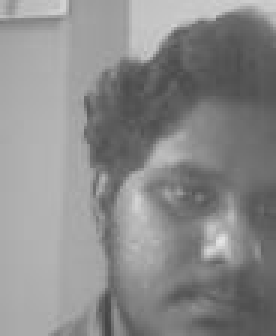
%> input picture FaceReg/Capture/1.jpg, 92 x 112 px (shown 3 times larger)
$ octave usermenu.m   (GNU Octave 9; MATLAB toolbox functions it lacks are replaced by stand-ins)
%> lines starting %> are read from the running program, lines starting %| are printed output that depends on the picture
### FaceReg/facerec.m
%function for face recognition

function [person_index,maxlogpseq] = facerec(filename,myDatabase,minmax)

%read the selected image
I = imread(filename);
try

%Converted into grey
    I = rgb2gray(I);
end
%Resize due to memory process
I = imresize(I,[56 46]);

    imshow(I)
%blured the image due to light effects
I = ordfilt2(I,1,true(3));

%verable for min and max coeffs
min_coeffs = minmax(1,:);
max_coeffs = minmax(2,:);
delta_coeffs = minmax(3,:);
seq = zeros(1,52);

%Vector formula
for blk_begin=1:52
    blk = I(blk_begin:blk_begin+4,:);
    [U,S,V] = svd(double(blk));
    blk_coeffs = [U(1,1) S(1,1) S(2,2)];
    blk_coeffs = max([blk_coeffs;min_coeffs]);
    blk_coeffs = min([blk_coeffs;max_coeffs]);
    qt = floor((blk_coeffs-min_coeffs)./delta_coeffs);
    label = qt(1)*7*10+qt(2)*7+qt(3)+1;
    seq(1,blk_begin) = label;
    imshow(I)
end

%define number of persone in databas
number_of_persons_in_database = size(myDatabase,2);
results = zeros(1,number_of_persons_in_database);
for i=1:number_of_persons_in_database
    TRANS = myDatabase{6,i}{1,1};
    EMIS = myDatabase{6,i}{1,2};
    [ignore,logpseq] = hmmdecode(seq,TRANS,EMIS);
    P=exp(logpseq);
    results(1,i) = P;
end


[maxlogpseq,person_index] = max(results);
fprintf(['This person is ',myDatabase{1,person_index},'.\n']);


%verable for recognized person
reco_person=(myDatabase{1,person_index});


% [17 lines of commented-out code are left out]


Input_folder = '.\Capture\'; % folder with big images
Output_folder = ['C:\xampp\htdocs\ATM\FaceReg\data\',reco_person,'\'];
Output_folder_Log ='C:\xampp\htdocs\ATM\FaceReg\CaptureLog\';
%D = dir([Input_folder '1.jpg']);
D = dir([Input_folder '*.jpg']);
Inputs = {D.name}';
Outputs = Inputs; % preallocate
OutputsLog = Inputs;


for k = 1:length(Inputs)
    X = imread([Input_folder Inputs{k}]);
    idx = k; % index number
    Outputs{k} = regexprep(Outputs{k}, 'big', ['small_' num2str(idx)]);
    OutputsLog{k} = regexprep(OutputsLog{k}, 'big', ['small_' num2str(idx)]);
    imwrite(X, [Output_folder Outputs{k}],'jpg')
     fprintf('1.overright the database');
    imwrite(X, [Output_folder_Log OutputsLog{k}],'jpg')
     fprintf('2.Log file updated');
end


filenameLog = ['./CaptureLog/',reco_person,'.jpg'];
 fprintf('3.Log file updated real image');
imwrite(I,filenameLog);

%%%%%%%%%%%%%%%%%%%%%%%%%%%%%%%%%%%%%%%%%%%%%%%%%%%%%%%


%%%%% Reading of a RGB image

l=imread('C:\xampp\htdocs\ATM\SourcePHP\images\1.jpg');
%I=rgb2gray(i);
BW=im2bw(l);
figure,imshow(BW)

%%%%%%%%%%%%%%%%%%%%%%%%%%%%%%%%%%%%%%%%%%%%%%%%%%%%%%
%%%%% minimisation of background portion

[n1 n2]=size(BW);
r=floor(n1/10);
c=floor(n2/10);
x1=1;x2=r;
s=r*c;

for l=1:10
    y1=1;y2=c;
    for j=1:10
        if (y2<=c | y2>=9*c) | (x1==1 | x2==r*10)
            loc=find(BW(x1:x2, y1:y2)==0);
            [o p]=size(loc);
            pr=o*100/s;
            if pr<=100
                BW(x1:x2, y1:y2)=0;
                r1=x1;r2=x2;s1=y1;s2=y2;
                pr1=0;
            end
            imshow(BW);
        end
            y1=y1+c;
            y2=y2+c;
    end

 x1=x1+r;
 x2=x2+r;
end
 figure,imshow(BW)

 filenameLog = ['./CaptureLog/',reco_person,'DectectionBW.jpg'];
imwrite(BW,filenameLog);
%%%%%%%%%%%%%%%%%%%%%%%%%%%%%%%%%%%%%%%%%%%%%%%%
%%%%% detection of face object

L = bwlabel(BW,8);
BB  = regionprops(L, 'BoundingBox');
BB1=struct2cell(BB);
BB2=cell2mat(BB1);

[s1 s2]=size(BB2);
mx=0;
for k=3:4:s2-1
    p=BB2(1,k)*BB2(1,k+1);
    if p>mx & (BB2(1,k)/BB2(1,k+1))<1.8
        mx=p;
        j=k;
    end
end

hold on;
rectangle('Position',[BB2(1,j-2),BB2(1,j-1),BB2(1,j),BB2(1,j+1)],'EdgeColor','r' )


figure,imshow(l);
filenameLog = ['./CaptureLog/',reco_person,'Dectection.jpg'];
imwrite(l,filenameLog);


% n veriable assinged to recognized person
n = reco_person;

switch n
    case 'error_blank'
  url=['http://localhost/ATM/\SourcePHP/error.php'];
  web(url, '-browser')

    case 'error_fullhelmet'
  url=['http://localhost/ATM/\SourcePHP/error.php'];
  web(url, '-browser')

    case 'errror_facemask'
  url=['http://localhost/ATM/\SourcePHP/error.php'];
  web(url, '-browser')


      case 'errror_handcover'
  url=['http://localhost/ATM/\SourcePHP/error.php'];
  web(url, '-browser')


     case 'errror_sunclass'
  url=['http://localhost/ATM/\SourcePHP/error.php'];
  web(url, '-browser')


    otherwise
        url=['http://localhost/ATM/\SourcePHP'];
  web(url, '-browser')
end

### FaceReg/usermenu.m


clear all;
close all;
clc;

if (exist('DATABASE.mat','file'))
    load DATABASE.mat;
end
while (1==1)

    choice=menu('WelCome To Face Recognition ATM',...
                '1.Recognize from Image',...
                '2.Recognize from Webcam',...
                '3.Exit');
%> the answer given: 1

    if (choice == 1)
        if (~exist('myDatabase','var'))
            fprintf('Please generate database first!\n');
        else
            pause(0.1);
            [file_name file_path] = uigetfile ({'*.pgm';'*.jpg';'*.png'});
%> the answer given: Capture/1.jpg
            if file_path ~= 0
                filename = [file_path,file_name];
                facerec (filename,myDatabase,minmax);
%> in facerec, I is the input picture: size 112x92 uint8; min 69, max 230, mean 138.5
%> in facerec, `I = ordfilt2(I,1,true(3));`:
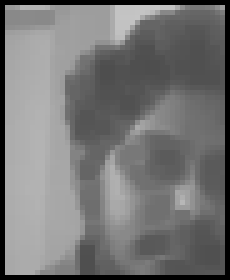
%> I: size 56x46 uint8 (shown 5 times larger); min 0, max 198, mean 117.5
%> the loop in facerec, `for blk_begin=1:52` made 52 passes
%> (blk_coeffs, qt, label) on passes 1 to 12: ([0 1973.5 178.1], [17 7 3], 1243), ([-0.504 2169.1 209.6], [2 8 4], 201), ([-0.472 2084 192.2], [3 8 4], 271), ([-0.46 2049.2 171.9], [3 8 3], 270), ([-0.448 2021.4 156], [4 8 3], 340), ([-0.454 1991.9 151.1], [4 7 3], 333), ([-0.468 1950.8 166.1], [3 7 3], 263), ([-0.477 1896.8 168.8], [3 7 3], 263), ([-0.476 1842 138.8], [3 7 3], 263), ([-0.468 1797.5 92.35], [3 7 2], 262), ([-0.462 1766.3 60.93], [3 7 1], 261), ([-0.457 1741 63.66], [4 6 1], 324)
%> after the loop in facerec, `for blk_begin=1:52`: seq = 52 values, max 1243 at index 1, min 184 at index 52, mean 323.6
%> the run ends on the next line
